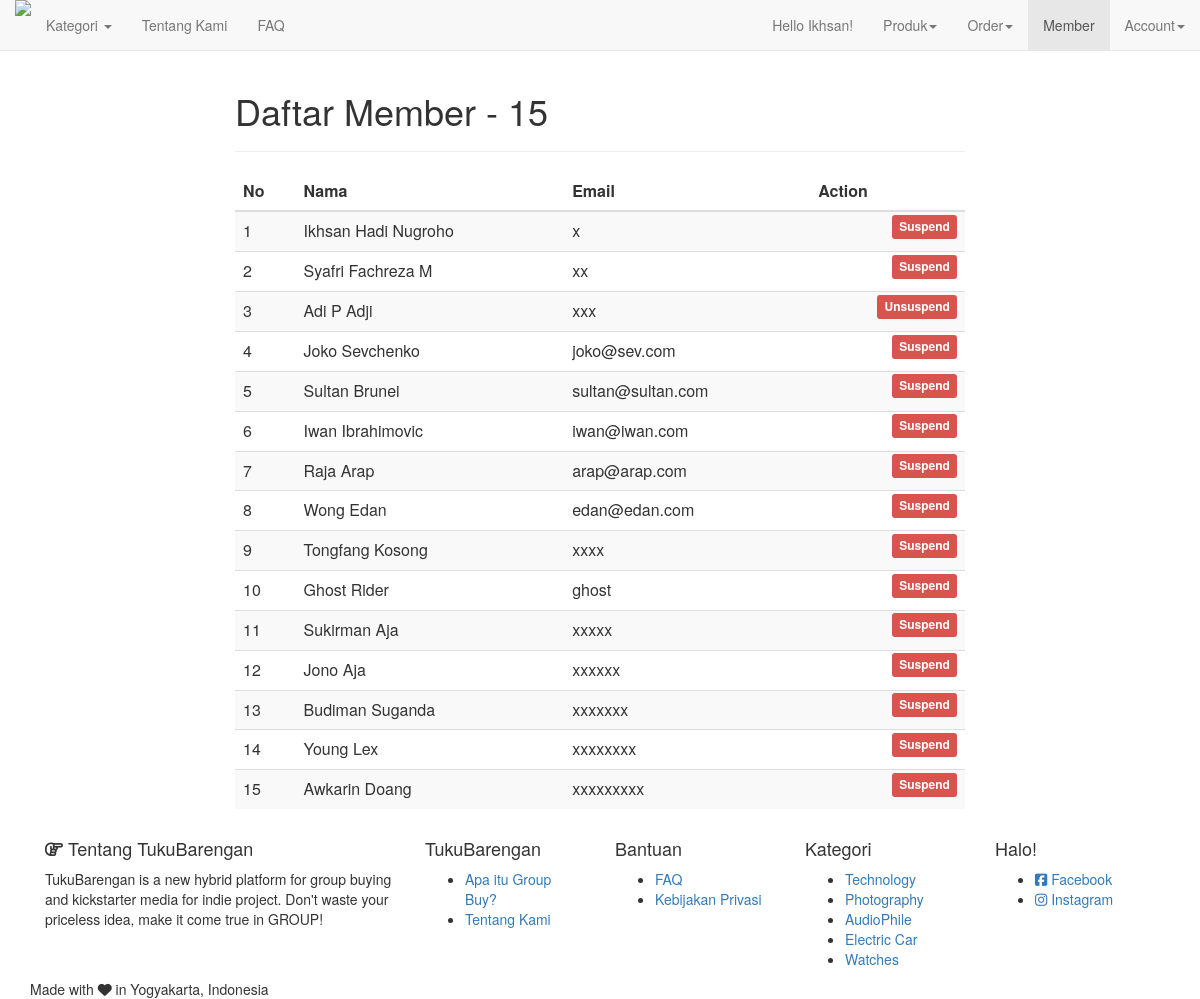
The app's page /admin-daftar-member.php (signed in) with its own data.
### tables this page shows
CREATE TABLE `user` (
  `id` int(11) unsigned NOT NULL AUTO_INCREMENT,
  `suspended` int(11) DEFAULT NULL,
  `level` varchar(11) NOT NULL DEFAULT '',
  `nama` varchar(100) NOT NULL DEFAULT '',
  `email` varchar(100) NOT NULL DEFAULT '',
  `password` varchar(100) NOT NULL DEFAULT '',
  `alamat` text,
  PRIMARY KEY (`id`),
  UNIQUE KEY `email` (`email`)
);

CREATE TABLE `kategori` (
  `id` int(11) unsigned NOT NULL AUTO_INCREMENT,
  `slug` varchar(100) NOT NULL DEFAULT '',
  `judul` varchar(100) NOT NULL DEFAULT '',
  PRIMARY KEY (`id`)
);

### MysqliDb.php (called while the page is built, shortened)
<?php
class MysqliDb
{
    public static $prefix = '';
    protected $_mysqli;
    protected $_query;
    protected $_queryOptions = array();
    protected $_orderBy = array();
    protected $_groupBy = array();
    protected $host;
    protected $_username;
    protected $_password;
    protected $db;
    protected $port;
    protected $charset;
    public $returnType = 'array';
    protected $_nestJoin = false;
    private $_tableName = '';
    protected $_mapKey = null;
    public function __construct($host = null, $username = null, $password = null, $db = null, $port = null, $charset = 'utf8')
    {
        $isSubQuery = false;
        if (is_object($host)) {
            $this->_mysqli = $host;
        } else {
            $this->host = $host;
        }
        $this->_username = $username;
        $this->_password = $password;
        $this->db = $db;
        $this->port = $port;
        $this->charset = $charset;
    }
    public function connect()
    {
        $this->_mysqli = new mysqli($this->host, $this->_username, $this->_password, $this->db, $this->port);
        if ($this->charset) {
            $this->_mysqli->set_charset($this->charset);
        }
    }
    public function mysqli()
    {
        return $this->_mysqli;
    }
    protected function reset()
    {
        $this->_orderBy = array();
        $this->_groupBy = array();
        $this->_bindParams = array('');
        $this->_query = null;
        $this->_queryOptions = array();
        $this->returnType = 'array';
        $this->_nestJoin = false;
        $this->_forUpdate = false;
        $this->_lockInShareMode = false;
        $this->_tableName = '';
        $this->_updateColumns = null;
        $this->_mapKey = null;
    }
    public function objectBuilder()
    {
        $this->returnType = 'object';
        return $this;
    }
    public function get($tableName, $numRows = null, $columns = '*')
    {
        $column = is_array($columns) ? implode(', ', $columns) : $columns;
        if (strpos($tableName, '.') === false) {
            $this->_tableName = self::$prefix . $tableName;
        } else {
            $this->_tableName = $tableName;
        }
        $this->_query = 'SELECT ' . implode(' ', $this->_queryOptions) . ' ' .
            $column . " FROM " . $this->_tableName;
        $stmt = $this->_buildQuery($numRows);
        $stmt->execute();
        $res = $this->_dynamicBindResults($stmt);
        return $res;
    }
    protected function _buildQuery($numRows = null, $tableData = null)
    {
        $stmt = $this->_prepareQuery();
        return $stmt;
    }
    protected function _dynamicBindResults(mysqli_stmt $stmt)
    {
        $parameters = array();
        $results = array();
        $mysqlLongType = 252;
        $shouldStoreResult = false;
        $meta = $stmt->result_metadata();
        $row = array();
        while ($field = $meta->fetch_field()) {
            if ($field->type == $mysqlLongType) {
                $shouldStoreResult = true;
            }
            if ($this->_nestJoin && $field->table != $this->_tableName) {
                $field->table = substr($field->table, strlen(self::$prefix));
                $row[$field->table][$field->name] = null;
                $parameters[] = & $row[$field->table][$field->name];
            } else {
                $row[$field->name] = null;
                $parameters[] = & $row[$field->name];
            }
        }
        if ($shouldStoreResult) {
            $stmt->store_result();
        }
        call_user_func_array(array($stmt, 'bind_result'), $parameters);
        while ($stmt->fetch()) {
            if ($this->returnType == 'object') {
                $result = new stdClass ();
                foreach ($row as $key => $val) {
                    if (is_array($val)) {
                        $result->$key = new stdClass ();
                        foreach ($val as $k => $v) {
                            $result->$key->$k = $v;
                        }
                    } else {
                        $result->$key = $val;
                    }
                }
            }
            if ($this->_mapKey) {
                $results[$row[$this->_mapKey]] = count($row) > 2 ? $result : end($result);
            } else {
                array_push($results, $result);
            }
        }
        return $results;
    }
    protected function _buildCondition($operator, &$conditions)
    {
        if (empty($conditions)) {
            return;
        }
        $this->_query .= ' ' . $operator;
    }
    protected function _buildGroupBy()
    {
        if (empty($this->_groupBy)) {
            return;
        }
        $this->_query .= " GROUP BY ";
        $this->_query = rtrim($this->_query, ', ') . " ";
    }
    protected function _buildOrderBy()
    {
        if (empty($this->_orderBy)) {
            return;
        }
        $this->_query .= " ORDER BY ";
        $this->_query = rtrim($this->_query, ', ') . " ";
    }
    protected function _prepareQuery()
    {
        if (!$stmt = $this->mysqli()->prepare($this->_query)) {
            $msg = $this->mysqli()->error . " query: " . $this->_query;
            $num = $this->mysqli()->errno;
            $this->reset();
            throw new Exception($msg, $num);
        }
        return $stmt;
    }
    protected function replacePlaceHolders($str, $vals)
    {
        $newStr = "";
        $newStr .= $str;
        return $newStr;
    }
}

### admin-daftar-member.php (the view, shortened to what this page needs)
<?php
include('layout/header.php');
$no = 1;
$daftar_member = $db->ObjectBuilder()->get('user');
$jml_member    = $db->count;
?>
<div class="col-md-8 col-md-offset-2" data-animation="hierarchical-display">
<h1>Daftar Member - <?php echo $jml_member; ?></h1>
<hr>
	<table class="table table-striped table-hover daftar-produk" >
<thead>
	<th>No</th>
	<th>Nama</th>
	<th>Email</th>
	<th>Action</th>
</thead>
<?php foreach ($daftar_member as $user): ?>
	<tr >
		<td><?php echo $no; ?></td>
		<td><?php echo $user->nama; ?></td>
		<td><?php echo $user->email; ?></td>
		<td class="text-right">
			<?php if ($user->suspended == 0): ?>
				<a href="<?php echo base_url.'/admin-daftar-member.php?action=suspend&id='.$user->id ?>"><span class="label label-danger">Suspend</span></a>
			<?php else: ?>
				<a href="<?php echo base_url.'/admin-daftar-member.php?action=unsuspend&id='.$user->id ?>"><span class="label label-danger">Unsuspend</span></a>
			<?php endif ?>
		</td>
	</tr>
<?php $no++; endforeach ?>
</table>
</div>
<?php include('layout/footer.php'); ?>

### layout/footer.php (shortened to what this page needs)
   </div>
  <div class="container-fluid kaki">
    <div class="container">
      <div class="col-md-4">
        <h4 class="h4"><i class="fa fa-hand-o-right" aria-hidden="true"></i> Tentang TukuBarengan <span class="label label-gbid">BETA</span></h4>
        <p>TukuBarengan is a new hybrid platform for group buying and kickstarter media for indie project. Don't waste your priceless idea, make it come true in GROUP!</p>
      </div>
      <div class="col-md-2">
        <h3 class="h4">TukuBarengan</h3>
       <ul>
          <li><a href="<?php echo base_url; ?>/hal/apa-itu-groupbuy">Apa itu Group Buy?</a></li>
          <li><a href="<?php echo base_url; ?>/hal/tentang-kami">Tentang Kami</a></li>
        </ul>
      </div>
      <div class="col-md-2">
        <h3 class="h4">Bantuan</h3>
        <ul>
          <li><a href="<?php echo base_url; ?>/hal/faq">FAQ</a></li>
          <li><a href="<?php echo base_url; ?>/hal/kebijakan-privasi">Kebijakan Privasi</a></li>
        </ul>
      </div>
      <div class="col-md-2">
        <h3 class="h4">Kategori</h3>
       <ul>
           <?php foreach ($base_kategori as $kategori): ?>
            <li><a href="<?php echo base_url; ?>/kategori/<?php echo $kategori->slug; ?>"><?php echo $kategori->judul; ?></a></li>
          <?php endforeach ?>
        </ul>
      </div>
      <div class="col-md-2">
        <h5 class="h4">Halo!</h5>
        <ul>
          <li><a href="https://web.facebook.com/groupbuyid/"><i class="fa fa-facebook-square" aria-hidden="true"></i> Facebook</a></li>
          <li><a href="https://www.instagram.com/groupbuyid/"><i class="fa fa-instagram" aria-hidden="true"></i> Instagram</a></li>
        </ul>
      </div>
    </div>
  </div>
  <div class="container-fluid madewith">
    <div class="container">
      Made with <i class="fa fa-heart" aria-hidden="true"></i> in Yogyakarta, Indonesia
    </div>
  </div>
      <link rel="stylesheet" type="text/css" href="<?php echo base_url; ?>/assets/css/datatable.css">
      <link rel="stylesheet" type="text/css" href="<?php echo base_url; ?>/assets/css/zmd.hierarchical-display.min.css">
  </body>
</html>

### records on screen
user: nama "Ikhsan Hadi Nugroho", email "x"
user: nama "Syafri Fachreza M", email "xx"
user: nama "Adi P Adji", email "xxx"
user: nama "Joko Sevchenko", email "joko@sev.com"
user: nama "Sultan Brunei", email "sultan@sultan.com"
user: nama "Iwan Ibrahimovic", email "iwan@iwan.com"
user: nama "Raja Arap", email "arap@arap.com"
user: nama "Wong Edan", email "edan@edan.com"
user: nama "Tongfang Kosong", email "xxxx"
user: nama "Ghost Rider", email "ghost"
user: nama "Sukirman Aja", email "xxxxx"
user: nama "Jono Aja", email "xxxxxx"
user: nama "Budiman Suganda", email "xxxxxxx"
user: nama "Young Lex", email "xxxxxxxx"
user: nama "Awkarin Doang", email "xxxxxxxxx"
kategori: judul "Technology"
kategori: judul "Photography"
kategori: judul "AudioPhile"
kategori: judul "Electric Car"
kategori: judul "Watches"

### other values on screen
strstr($_SESSION["nama"], ' ', true) "Ikhsan"
$jml_member "15"
